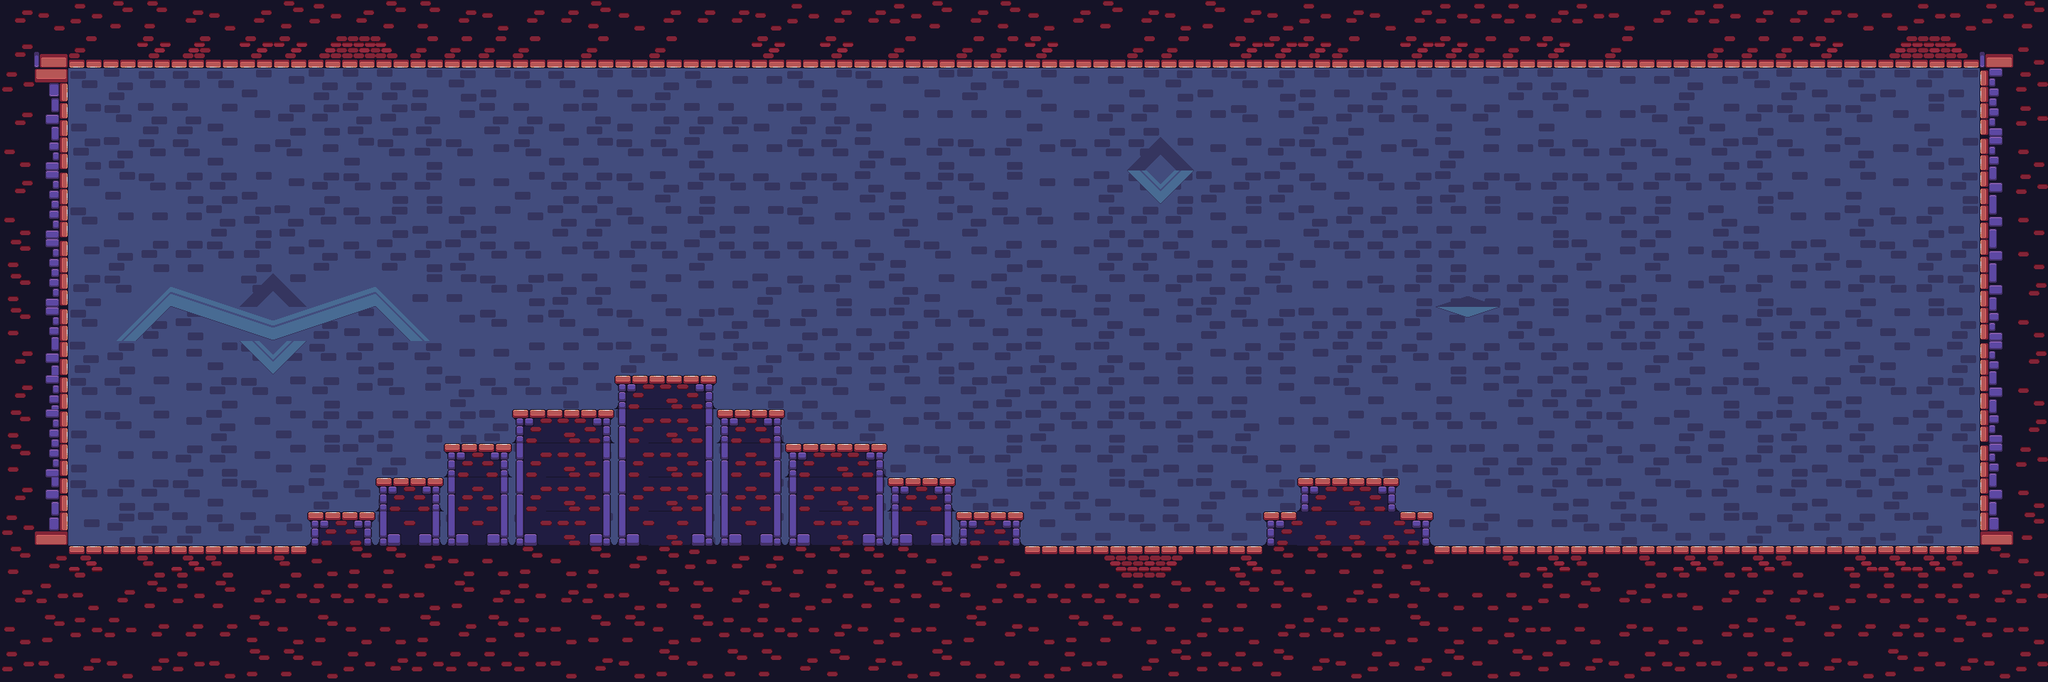

This is a level from a 2D game, rendered from its Tiled map with the project's own tilesets. A one-line summary and the map file follow, with tile-layer data summarised:
An orthogonal 60x20 tile map with 48x48 px tiles, 3 tile layers (Background, Background_decor, Platform).

<map version="1.10" tiledversion="1.10.1" orientation="orthogonal" renderorder="right-down" width="60" height="20" tilewidth="48" tileheight="48" infinite="0" nextlayerid="5" nextobjectid="1">
 <tileset firstgid="1" name="Tileset_Tile" tilewidth="48" tileheight="48" tilecount="196" columns="28">
  <image source="Tileset_Tile.png" width="1344" height="336" />
 </tileset>
 <layer id="3" name="Background" width="60" height="20">
  <data>[1200 cells, 1086 non-empty, 9 distinct tile ids]</data>
 </layer>
 <layer id="2" name="Background_decor" width="60" height="20">
  <data>[1200 cells, 28 non-empty, 18 distinct tile ids]</data>
 </layer>
 <layer id="1" name="Platform" width="60" height="20">
  <data>[1200 cells, 186 non-empty, 32 distinct tile ids]</data>
 </layer>
</map>
